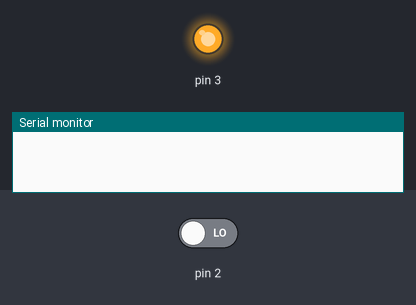
This sketch was run on a simulated Arduino Uno, built with avr-gcc and run on an emulated ATmega328P. Shown: output pins drawn as LEDs (lit = HIGH), the last lines printed to the serial monitor. The inputs (shaded band) are chosen by the test bench; at power-on: pin 2 LOW.

Above: at 1.2 s.
1.3 s: pin 2 driven HIGH
2.8 s: pin 2 driven LOW
At 3.3 s:
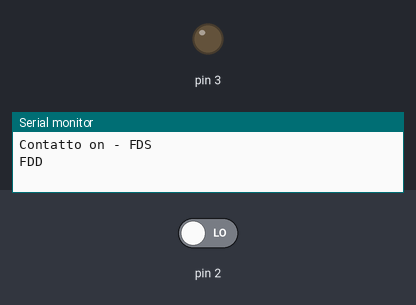
Timing chart, 0 to 7.3 s (numbered marks = the images above; inputs shaded):
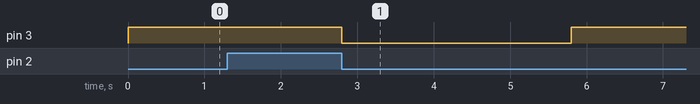

The sketch:

rele-12v.ino
```cpp
void setup() {
  Serial.begin(9600);
  pinMode(2, INPUT);
  pinMode(3, OUTPUT);
  digitalWrite(3, HIGH);
}

int bt, pvbt;
int RELE = 0;
unsigned long t1;

void loop() {
  bt = digitalRead(2);
  if (bt && !pvbt) { //FDS
    Serial.println("Contatto on - FDS");
    delay(500);
  }
  if (!bt && pvbt) { //FDD
    //attivo il relè
    Serial.println("FDD");
    t1 = millis();
    RELE = 1;
    digitalWrite(3, LOW);
    delay(500);
  }

  if ((RELE) && ((millis() - t1) > 3000)) {
    Serial.println("OFF");
    RELE = 0;
    digitalWrite(3, HIGH);
  }

  pvbt = bt;
}
```

Measured:
- after the input at 2.8 s, pin 3: HIGH → LOW at once, → HIGH 3.0 s later
